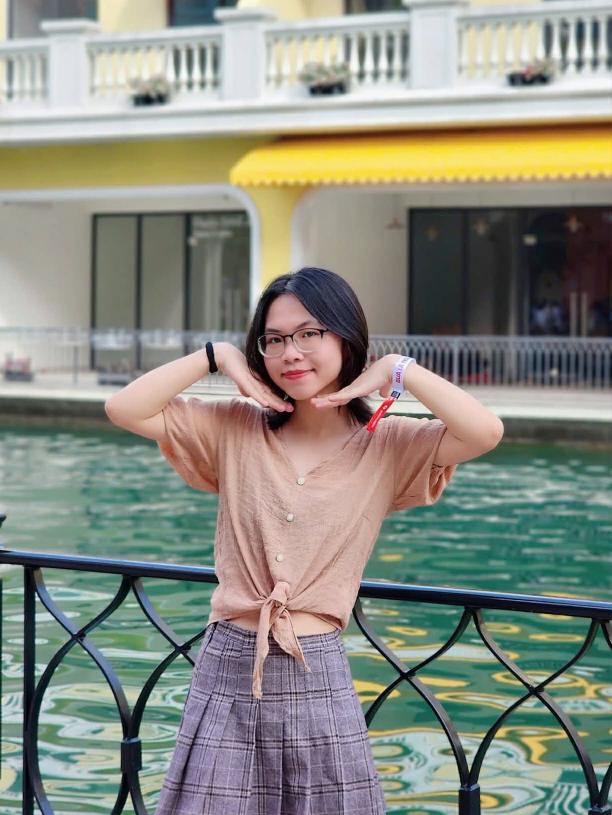
#> input picture 0.jpeg, 1223 x 1630 px (shown at 1/2 size); its folder holds 4 pictures in this run
$ python resize_img.py
#> lines starting #> are read from the running program, lines starting #| are printed output that depends on the picture
from PIL import Image
import os

# 📂 Folder paths
input_folder = "."  # folder with original images
output_folder = "resized_images"  # folder to save resized images

# 📐 Target size
TARGET_WIDTH = 600
TARGET_HEIGHT = 800

# Create output folder if it doesn't exist
os.makedirs(output_folder, exist_ok=True)

# Supported image formats
supported_formats = (".jpg", ".jpeg", ".png", ".webp")

for filename in os.listdir(input_folder):
    if filename.lower().endswith(supported_formats):
        input_path = os.path.join(input_folder, filename)
        output_path = os.path.join(output_folder, filename)

        with Image.open(input_path) as img:
            # Resize image
#> img is the input picture: PIL image 1223x1630 RGB; mean R, G, B 138.1, 140.2, 128.8
            resized_img = img.resize((TARGET_WIDTH, TARGET_HEIGHT), Image.LANCZOS)
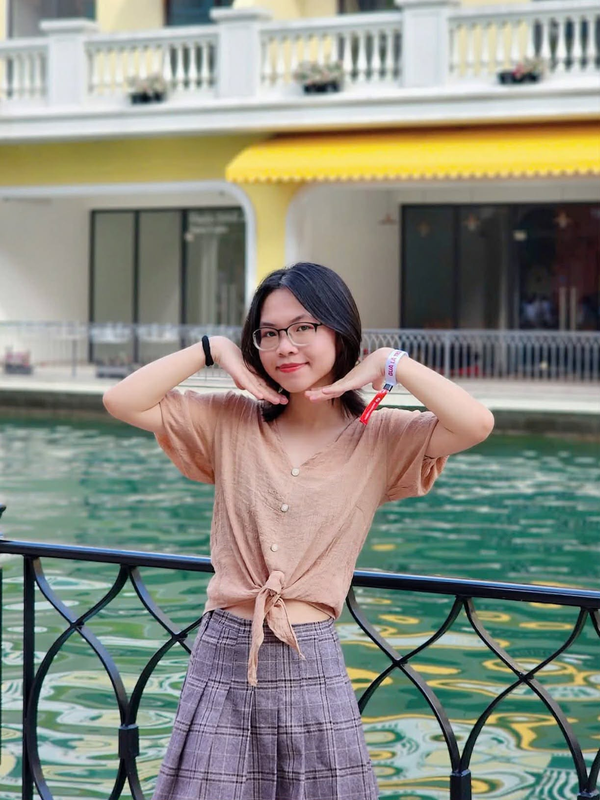
#> resized_img: PIL image 600x800 RGB; mean R, G, B 138.1, 140.2, 128.8

            # Save resized image
            resized_img.save(output_path, quality=95)

        print(f"Resized: {filename}")
#> pass 2 of the loop `for filename in os.listdir(input_folder):`:
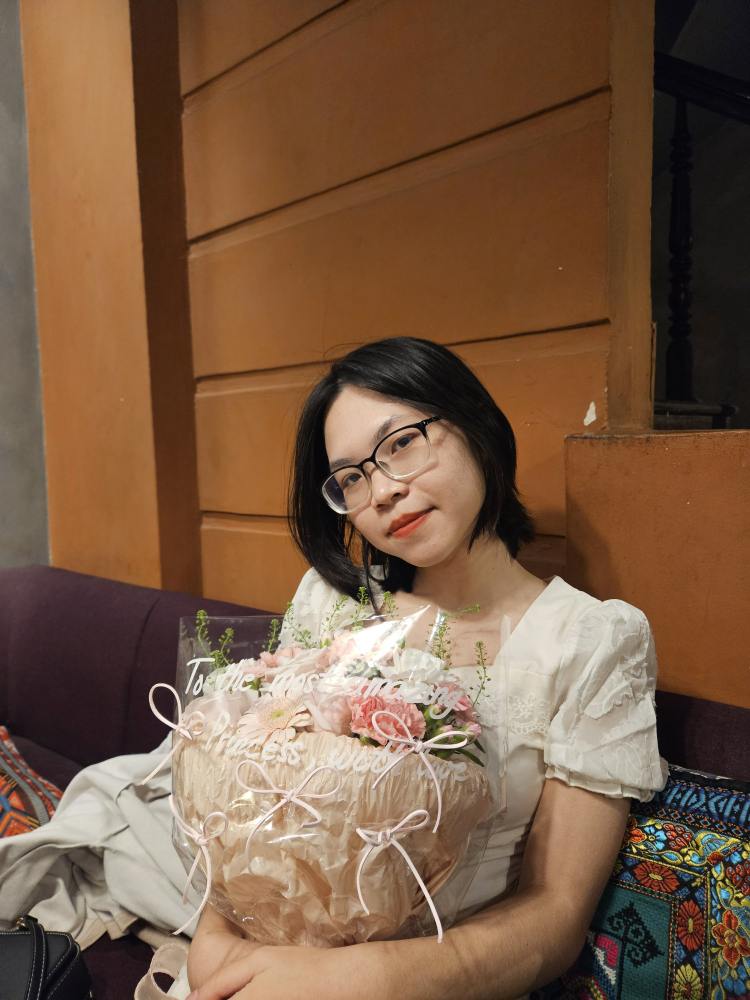
#> input picture 1.jpeg, 3000 x 4000 px (shown at 1/4 size)
#> img is the input picture: PIL image 3000x4000 RGB; mean R, G, B 122, 91.6, 68
#> `resized_img = img.resize((TARGET_WIDTH, TARGET_HEIGHT), Image.LANCZOS)`:
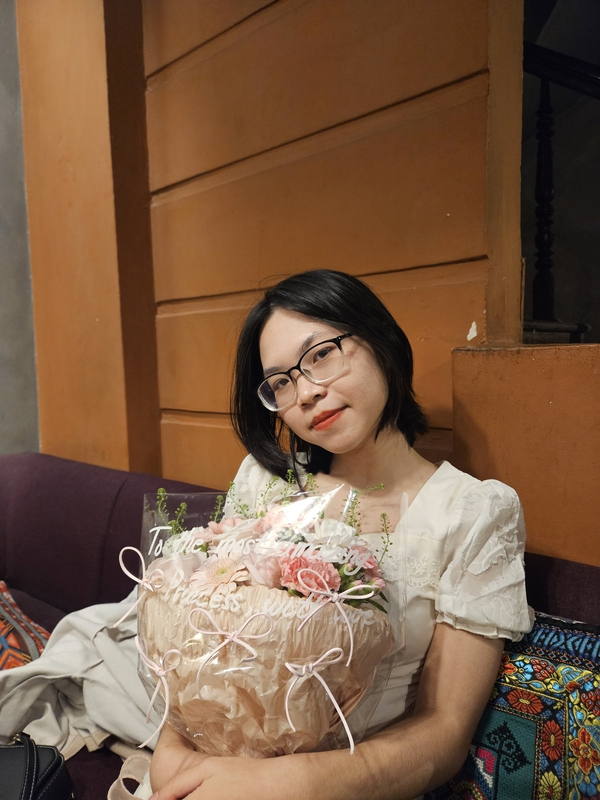
#> resized_img: PIL image 600x800 RGB; mean R, G, B 122, 91.6, 68
#> pass 3 of the loop `for filename in os.listdir(input_folder):`:
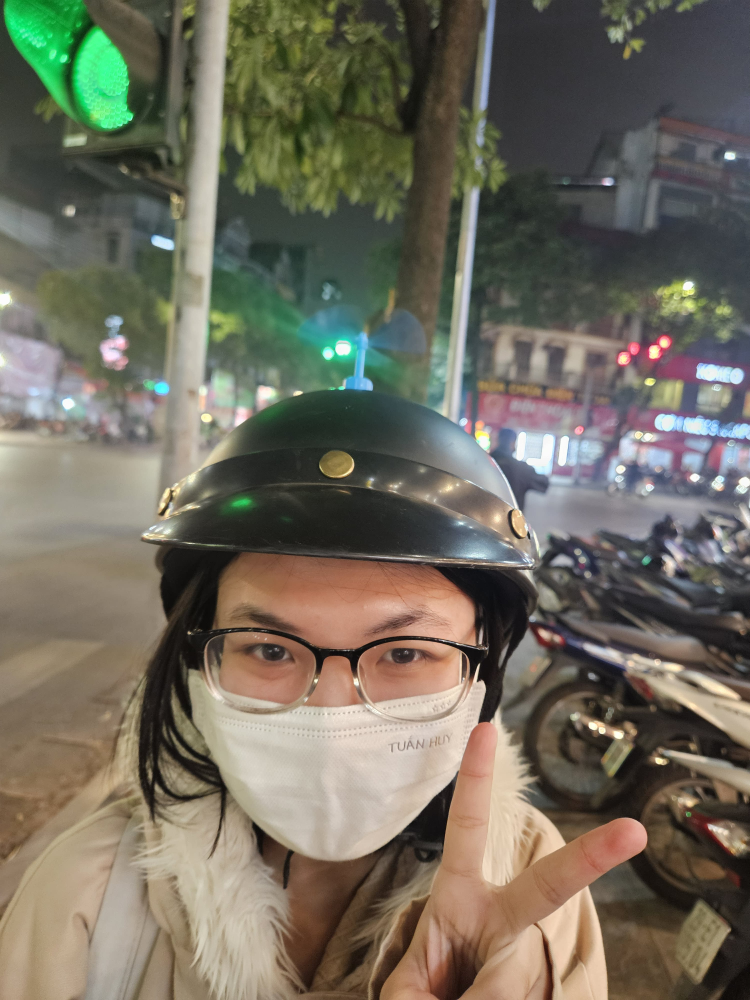
#> input picture 2.jpeg, 3000 x 4000 px (shown at 1/4 size)
#> img is the input picture: PIL image 3000x4000 RGB; mean R, G, B 113, 108.6, 94.4
#> `resized_img = img.resize((TARGET_WIDTH, TARGET_HEIGHT), Image.LANCZOS)`:
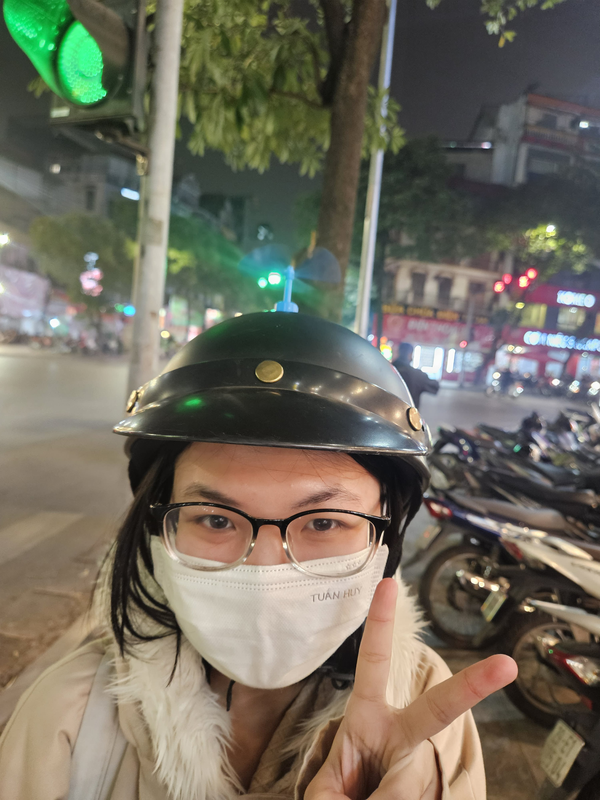
#> resized_img: PIL image 600x800 RGB; mean R, G, B 113, 108.6, 94.4
#> the loop made 6 passes; the first 3 are shown

print("✅ All images resized successfully!")
